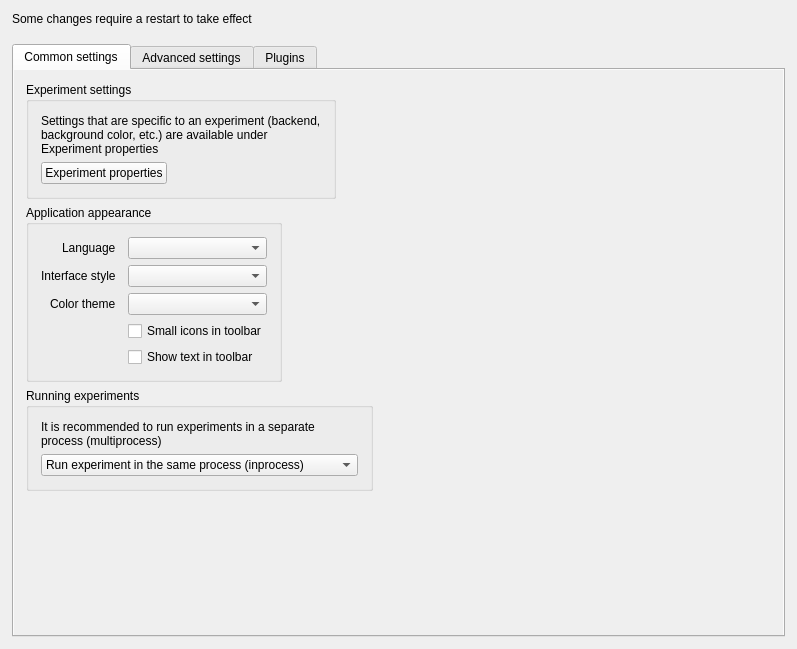
<?xml version="1.0" encoding="UTF-8"?>
<ui version="4.0">
 <class>ui_preferences_widget</class>
 <widget class="QWidget" name="ui_preferences_widget">
  <property name="geometry">
   <rect>
    <x>0</x>
    <y>0</y>
    <width>797</width>
    <height>649</height>
   </rect>
  </property>
  <property name="windowTitle">
   <string>Form</string>
  </property>
  <layout class="QVBoxLayout" name="verticalLayout">
   <property name="spacing">
    <number>18</number>
   </property>
   <property name="leftMargin">
    <number>12</number>
   </property>
   <property name="topMargin">
    <number>12</number>
   </property>
   <property name="rightMargin">
    <number>12</number>
   </property>
   <property name="bottomMargin">
    <number>12</number>
   </property>
   <item>
    <widget class="QLabel" name="label_8">
     <property name="text">
      <string>Some changes require a restart to take effect</string>
     </property>
     <property name="wordWrap">
      <bool>false</bool>
     </property>
    </widget>
   </item>
   <item>
    <widget class="QTabWidget" name="tabWidget">
     <property name="currentIndex">
      <number>0</number>
     </property>
     <widget class="QWidget" name="container_widget">
      <attribute name="title">
       <string>Common settings</string>
      </attribute>
      <layout class="QVBoxLayout" name="layout_tab_preferences">
       <property name="spacing">
        <number>0</number>
       </property>
       <property name="leftMargin">
        <number>0</number>
       </property>
       <property name="topMargin">
        <number>0</number>
       </property>
       <property name="rightMargin">
        <number>0</number>
       </property>
       <property name="bottomMargin">
        <number>0</number>
       </property>
       <item>
        <widget class="QScrollArea" name="scrollArea">
         <property name="frameShape">
          <enum>QFrame::NoFrame</enum>
         </property>
         <property name="widgetResizable">
          <bool>true</bool>
         </property>
         <widget class="QWidget" name="scrollAreaWidgetContents">
          <property name="geometry">
           <rect>
            <x>0</x>
            <y>0</y>
            <width>769</width>
            <height>559</height>
           </rect>
          </property>
          <layout class="QFormLayout" name="layout_preferences">
           <property name="leftMargin">
            <number>12</number>
           </property>
           <property name="topMargin">
            <number>12</number>
           </property>
           <property name="rightMargin">
            <number>12</number>
           </property>
           <property name="bottomMargin">
            <number>12</number>
           </property>
           <item row="1" column="0">
            <widget class="QGroupBox" name="groupbox_appearance">
             <property name="title">
              <string>Application appearance</string>
             </property>
             <layout class="QFormLayout" name="formLayout">
              <property name="labelAlignment">
               <set>Qt::AlignRight|Qt::AlignTrailing|Qt::AlignVCenter</set>
              </property>
              <property name="horizontalSpacing">
               <number>12</number>
              </property>
              <property name="leftMargin">
               <number>12</number>
              </property>
              <property name="topMargin">
               <number>12</number>
              </property>
              <property name="rightMargin">
               <number>12</number>
              </property>
              <property name="bottomMargin">
               <number>12</number>
              </property>
              <item row="0" column="0">
               <widget class="QLabel" name="label_locale">
                <property name="text">
                 <string>Language</string>
                </property>
               </widget>
              </item>
              <item row="0" column="1">
               <widget class="QComboBox" name="combobox_locale"/>
              </item>
              <item row="1" column="0">
               <widget class="QLabel" name="label_2">
                <property name="text">
                 <string>Interface style</string>
                </property>
               </widget>
              </item>
              <item row="1" column="1">
               <widget class="QComboBox" name="combobox_style"/>
              </item>
              <item row="2" column="0">
               <widget class="QLabel" name="label_7">
                <property name="text">
                 <string>Color theme</string>
                </property>
               </widget>
              </item>
              <item row="2" column="1">
               <widget class="QComboBox" name="combobox_theme"/>
              </item>
              <item row="3" column="1">
               <widget class="QCheckBox" name="checkbox_small_toolbar">
                <property name="text">
                 <string>Small icons in toolbar</string>
                </property>
               </widget>
              </item>
              <item row="4" column="1">
               <widget class="QCheckBox" name="checkbox_toolbar_text">
                <property name="text">
                 <string>Show text in toolbar</string>
                </property>
               </widget>
              </item>
             </layout>
            </widget>
           </item>
           <item row="2" column="0">
            <widget class="QGroupBox" name="groupbox_runner">
             <property name="title">
              <string>Running experiments</string>
             </property>
             <layout class="QFormLayout" name="formLayout_2">
              <property name="horizontalSpacing">
               <number>12</number>
              </property>
              <property name="leftMargin">
               <number>12</number>
              </property>
              <property name="topMargin">
               <number>12</number>
              </property>
              <property name="rightMargin">
               <number>12</number>
              </property>
              <property name="bottomMargin">
               <number>12</number>
              </property>
              <item row="1" column="0">
               <widget class="QComboBox" name="combobox_runner">
                <item>
                 <property name="text">
                  <string>Run experiment in the same process (inprocess)</string>
                 </property>
                </item>
                <item>
                 <property name="text">
                  <string>Run experiment in a separate process (multiprocess)</string>
                 </property>
                </item>
                <item>
                 <property name="text">
                  <string>Run experiment with opensesamerun (external)</string>
                 </property>
                </item>
               </widget>
              </item>
              <item row="0" column="0" colspan="2">
               <widget class="QLabel" name="label">
                <property name="text">
                 <string>It is recommended to run experiments in a separate process (multiprocess)</string>
                </property>
                <property name="wordWrap">
                 <bool>true</bool>
                </property>
               </widget>
              </item>
             </layout>
            </widget>
           </item>
           <item row="0" column="0">
            <widget class="QGroupBox" name="groupBox">
             <property name="title">
              <string>Experiment settings</string>
             </property>
             <layout class="QFormLayout" name="formLayout_3">
              <property name="horizontalSpacing">
               <number>12</number>
              </property>
              <property name="leftMargin">
               <number>12</number>
              </property>
              <property name="topMargin">
               <number>12</number>
              </property>
              <property name="rightMargin">
               <number>12</number>
              </property>
              <property name="bottomMargin">
               <number>12</number>
              </property>
              <item row="0" column="0">
               <widget class="QLabel" name="label_3">
                <property name="text">
                 <string>Settings that are specific to an experiment (backend, background color, etc.) are available under Experiment properties</string>
                </property>
                <property name="wordWrap">
                 <bool>true</bool>
                </property>
               </widget>
              </item>
              <item row="1" column="0">
               <widget class="QPushButton" name="button_experiment_properties">
                <property name="text">
                 <string>Experiment properties</string>
                </property>
               </widget>
              </item>
             </layout>
            </widget>
           </item>
          </layout>
         </widget>
        </widget>
       </item>
      </layout>
     </widget>
     <widget class="QWidget" name="tab_2">
      <attribute name="title">
       <string>Advanced settings</string>
      </attribute>
      <layout class="QVBoxLayout" name="advanced_tab_layout">
       <property name="spacing">
        <number>0</number>
       </property>
       <property name="leftMargin">
        <number>0</number>
       </property>
       <property name="topMargin">
        <number>0</number>
       </property>
       <property name="rightMargin">
        <number>0</number>
       </property>
       <property name="bottomMargin">
        <number>0</number>
       </property>
       <item>
        <widget class="QScrollArea" name="scrollArea_2">
         <property name="frameShape">
          <enum>QFrame::NoFrame</enum>
         </property>
         <property name="widgetResizable">
          <bool>true</bool>
         </property>
         <widget class="QWidget" name="scrollAreaWidgetContents_2">
          <property name="geometry">
           <rect>
            <x>0</x>
            <y>0</y>
            <width>769</width>
            <height>559</height>
           </rect>
          </property>
          <layout class="QFormLayout" name="layout_advanced"/>
         </widget>
        </widget>
       </item>
      </layout>
     </widget>
     <widget class="QWidget" name="tab">
      <attribute name="title">
       <string>Plugins</string>
      </attribute>
      <layout class="QVBoxLayout" name="verticalLayout_2">
       <property name="spacing">
        <number>0</number>
       </property>
       <property name="leftMargin">
        <number>0</number>
       </property>
       <property name="topMargin">
        <number>0</number>
       </property>
       <property name="rightMargin">
        <number>0</number>
       </property>
       <property name="bottomMargin">
        <number>0</number>
       </property>
       <item>
        <widget class="QWidget" name="widget" native="true">
         <layout class="QVBoxLayout" name="verticalLayout_3">
          <item>
           <widget class="QWidget" name="widget_2" native="true">
            <layout class="QHBoxLayout" name="horizontalLayout_2">
             <property name="spacing">
              <number>6</number>
             </property>
             <property name="leftMargin">
              <number>0</number>
             </property>
             <property name="topMargin">
              <number>0</number>
             </property>
             <property name="rightMargin">
              <number>0</number>
             </property>
             <property name="bottomMargin">
              <number>12</number>
             </property>
             <item>
              <widget class="QLabel" name="label_search_plugins">
               <property name="text">
                <string/>
               </property>
              </widget>
             </item>
             <item>
              <widget class="QLineEdit" name="edit_search_plugins">
               <property name="toolTip">
                <string>Enter a filter</string>
               </property>
              </widget>
             </item>
             <item>
              <widget class="QPushButton" name="button_search_plugins_clear">
               <property name="toolTip">
                <string>Clear filter</string>
               </property>
               <property name="text">
                <string/>
               </property>
               <property name="icon">
                <iconset>
                 <normaloff>:/icons/clear.png</normaloff>:/icons/clear.png</iconset>
               </property>
               <property name="iconSize">
                <size>
                 <width>16</width>
                 <height>16</height>
                </size>
               </property>
              </widget>
             </item>
            </layout>
           </widget>
          </item>
          <item>
           <widget class="QScrollArea" name="scrollArea_3">
            <property name="widgetResizable">
             <bool>true</bool>
            </property>
            <widget class="QWidget" name="scrollAreaWidgetContents_3">
             <property name="geometry">
              <rect>
               <x>0</x>
               <y>0</y>
               <width>749</width>
               <height>496</height>
              </rect>
             </property>
             <layout class="QVBoxLayout" name="layout_plugins">
              <property name="leftMargin">
               <number>6</number>
              </property>
              <property name="topMargin">
               <number>6</number>
              </property>
              <property name="rightMargin">
               <number>6</number>
              </property>
              <property name="bottomMargin">
               <number>6</number>
              </property>
             </layout>
            </widget>
           </widget>
          </item>
         </layout>
        </widget>
       </item>
      </layout>
     </widget>
    </widget>
   </item>
  </layout>
 </widget>
 <resources/>
 <connections>
  <connection>
   <sender>button_search_plugins_clear</sender>
   <signal>clicked(bool)</signal>
   <receiver>edit_search_plugins</receiver>
   <slot>clear()</slot>
   <hints>
    <hint type="sourcelabel">
     <x>759</x>
     <y>96</y>
    </hint>
    <hint type="destinationlabel">
     <x>388</x>
     <y>97</y>
    </hint>
   </hints>
  </connection>
 </connections>
</ui>
